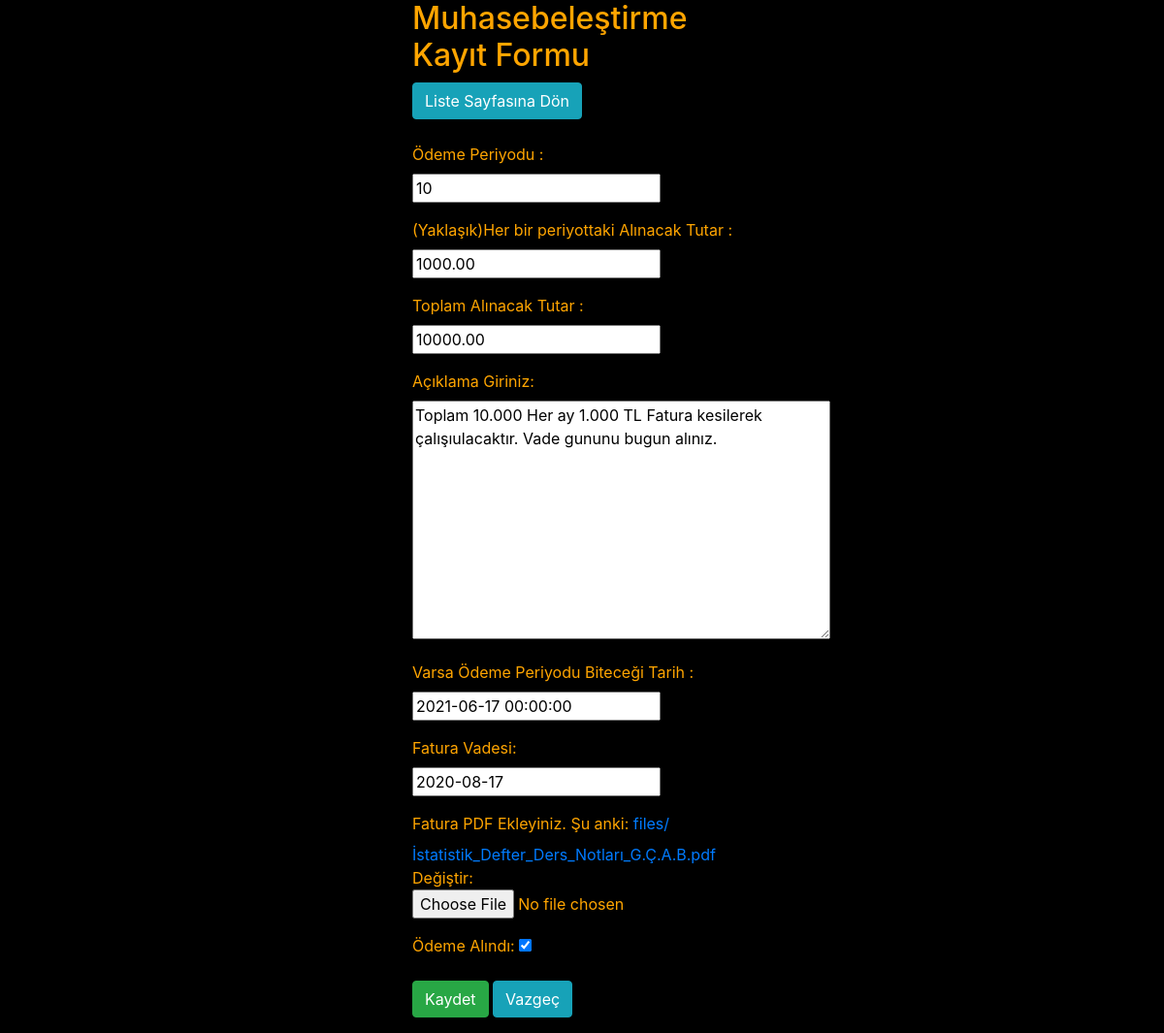
Screenshot of /form5/update/9 (signed in) with the database file from the repository.
### form5/models.py (models this page shows, shortened)
class Form5(models.Model):
    Olusturan = models.ForeignKey(User , on_delete=models.CASCADE , blank=True , null=True)
    Form55 = models.ForeignKey(Form4 , on_delete=models.PROTECT , null=True , blank=True)
    odemePeriyodu = models.PositiveIntegerField(verbose_name='Ödeme Periyodu             ' , blank=True,null=True)
    periyotOdemeTutari = models.DecimalField(verbose_name='(Yaklaşık)Her bir periyottaki Alınacak Tutar           ' , blank=True ,
                                             null=True,max_digits=50,decimal_places=2)
    toplamOdemeTutari = models.DecimalField(verbose_name='Toplam Alınacak Tutar        ' , blank=False,max_digits=50,decimal_places=2)
    Aciklama = models.TextField(verbose_name='Açıklama Giriniz' , blank=False)
    tarih = models.DateTimeField(verbose_name=' Varsa Ödeme Periyodu Biteceği Tarih         ' , blank=True,null=True)
    faturaVade = models.DateField(default=date.today, blank=False , verbose_name='Fatura Vadesi')
    bugun=models.DateField(default=date.today)
    dosya = models.FileField(db_index=True , blank=False , verbose_name='Fatura PDF Ekleyiniz.',upload_to='files/')
    onay = models.BooleanField(default=False , verbose_name='Ödeme Alındı')

### form5/views.py (the view)
# urls.py: url(r'^update/(?P<pk>\d+)$', views.form6_update, name='update6'),
@login_required(login_url=login_view)
@permission_required('form5.change_form5',login_url=form5_view)
def update(request,pk):
    listem = get_object_or_404(Form5 , id=pk)
    form5 = Form5Form(request.POST or None ,request.FILES or None, instance=listem)
    if form5.is_valid():
        form5.save()
        return redirect('form5_view')
    context = {'form5': form5}
    return render(request, 'Form5/create.html', context)

### form5/forms.py
class Form5Form(forms.ModelForm):
    class Meta:
        model = Form5
        fields = ['odemePeriyodu', 'periyotOdemeTutari', 'toplamOdemeTutari','Aciklama','tarih','faturaVade','dosya',"onay"]
        widgets={
            'faturaVade':DatePickerInput(format='%d/%m/%Y'),
            'tarih':DatePickerInput(format='%d/%m/%Y'),
        }

### templates/Form5/create.html (shortened to what this page needs)
<!DOCTYPE html>
<html lang="en">
<head>
    <link href="https://stackpath.bootstrapcdn.com/bootstrap/4.5.0/css/bootstrap.min.css"
 rel="stylesheet">
</head>
<body>
{% load bootstrap4 %}
<div class="container">
 <div class="row justify-content-center">
  <div class="form-group col-md-4 col-md-offset-5 align-center ">
      <h2>Muhasebeleştirme Kayıt Formu </h2>
<form class="" method="POST" enctype="multipart/form-data">
        <a href="/form5" class="btn btn-info" role="button" >Liste Sayfasına Dön</a><br>
        <br>
    {{form5.as_p}}
    <input type="submit" value="Kaydet" class="btn btn-success">
        <a href="/form5" class="btn btn-info" role="button">Vazgeç</a>
</form>
  </div>
 </div>
</div>
</body>
</html>

### templates/Form5/create.html (style rules this page uses)
body { background-color:Black;color:orange }

### rows the page displays
Form5: odemePeriyodu "10", periyotOdemeTutari "1000.00", toplamOdemeTutari "10000.00", Aciklama "Toplam 10.000 Her ay 1.000 TL Fatura kesilerek çalışıulacaktır. Vade gununu bugun alınız.", tarih "2021-06-17 00:00:00", faturaVade "2020-08-17", onay "☑"
